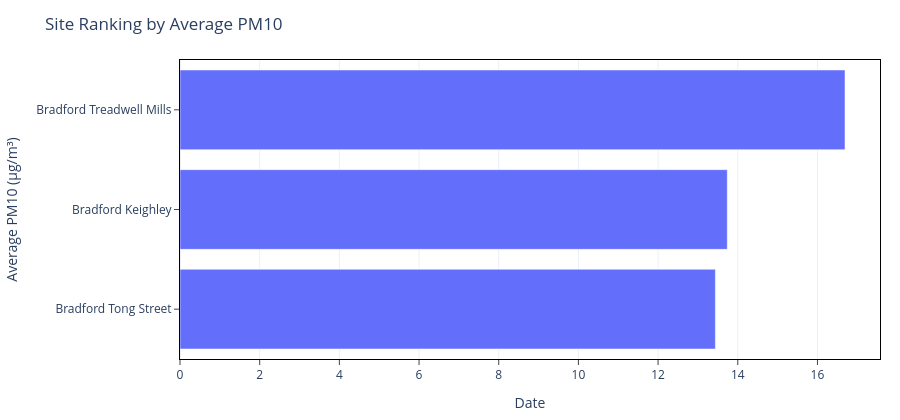

Notebook cell for this chart:
### Markdown cell above
This shows which locations consistently experience higher fine-particle pollution across the period.

Site ranking – PM2.5
	•	Treadwell Mills and Keighley show similarly high PM2.5, both above Tong Street.
	•	Tong Street consistently records lower PM2.5, indicating comparatively better air quality.
	•	PM2.5 appears more regionally influenced, with smaller differences between the highest sites.

### Code cell
# Plot: Site ranking by average PM10
fig5 = px.bar(
    site_rank.sort_values("avg_pm10", ascending=True),
    x="avg_pm10",
    y="site",
    orientation="h"
)

fig5 = polish(fig5, "Site Ranking by Average PM10", y_title="Average PM10 (µg/m³)")
fig5.show()
pio.write_html(fig5, out_dir / "fig5_site_ranking_pm10.html", include_plotlyjs="cdn")

### Figure 1 — Plotly figure (JSON) as saved in the notebook; plotly's stock layout.template omitted (floating-point values rounded to 4 significant figures)
{"data": [{"hovertemplate": "avg_pm10=%{x}<br>site=%{y}<extra></extra>", "legendgroup": "", "marker": {"color": "#636efa", "pattern": {"shape": ""}}, "name": "", "orientation": "h", "showlegend": false, "textposition": "auto", "type": "bar", "x": [13.44, 13.74, 16.69], "xaxis": "x", "y": ["Bradford Tong Street", "Bradford Keighley", "Bradford Treadwell Mills"], "yaxis": "y"}], "layout": {"barmode": "relative", "height": 420, "hovermode": "x unified", "legend": {"title": {"text": ""}, "tracegroupgap": 0}, "margin": {"b": 50, "l": 50, "r": 20, "t": 60}, "title": {"text": "Site Ranking by Average PM10"}, "xaxis": {"anchor": "y", "domain": [0, 1], "linecolor": "black", "linewidth": 1, "mirror": true, "showline": true, "ticks": "outside", "title": {"text": "Date"}}, "yaxis": {"anchor": "x", "domain": [0, 1], "linecolor": "black", "linewidth": 1, "mirror": true, "showline": true, "ticks": "outside", "title": {"text": "Average PM10 (µg/m³)"}}}}
